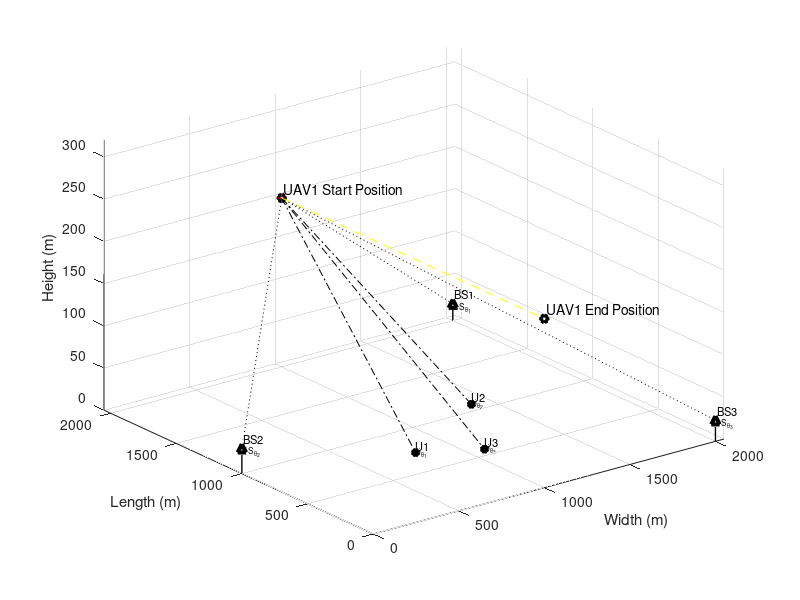

Source code (MATLAB): (Note: this script raises an error after producing the figure.)
clc;
clear variables;
close all;

%% Simulation Environment

enWidth = 2000;             % Simulation Environment Width (X axis)
enLength = 2000;            % Simulation Environment Length (Y axis)
enHeight = 320;             % Simulation Environment Height (Z axis)
maxHeighUAV = 300;          % Maximum Height of UAV
minHeighUAV = 50;           % Minimum Height of UAV
noUsers = 3;                % Number of Users
noBS = 3;                   % Number of Base Sations
noUAV = 1;                  % Number of UAVs

%% Users, Base Sataions and UAV Position

% UAV Position
for i=1:noUAV
    xUAV_S(i) = 1000;       % UAV position in X axis
    yUAV_S(i) = enLength;      % UAV position in Y axis
    zUAV_S(i) = 200;%randi([minHeighUAV,maxHeighUAV]);   % UAV position in Z axis
end

% UAV End Position
for i=1:noUAV
    xUAV_E(i) = 1000;       % UAV position in X axis
    yUAV_E(i) = 0;      % UAV position in Y axis
    zUAV_E(i) = 200;%randi([minHeighUAV,maxHeighUAV]);   % UAV position in Z axis
end

% UAV Position
for i=1:noUAV
    xUAV(i) = 1000;       % UAV position in X axis
    yUAV(i) = enLength;      % UAV position in Y axis
    zUAV(i) = zUAV_S(i);   % UAV position in Z axis
end

% BS positions
xBS = [2000,0,2000];
yBS = [2000,1000,0];
zBS = [20, 30, 25];

% Users' posision
for i=1:noUsers
    xUser(i) = randi([enWidth/4, 3*enWidth/4]);      % User position in X axis
    yUser(i) = randi([enLength/4, 3*enLength/4]);     % User position in Y axis
    zUser(i) = 0;                   % User position in Z axis = 0
end

%% Figure Plot in Initial State

% User plotting
figure,
userPlot = plot3(xUser,yUser,zUser,'k*','linewidth',3); hold on;
for o=1:noUsers
    textUsers(o) = text(xUser(o)-10,yUser(o)-10,zUser(o)+10,['U',num2str(o)],'FontSize', 8);
    textUsAngle(o) = text(xUser(o)+10,yUser(o)+10,['U_{\theta_{',num2str(o),'}}'],'FontSize', 6);
end

% UAVs Plotting
plot3(xUAV_S, yUAV_S, zUAV_S, 'kh','linewidth', 3);
for o=1:noUAV
    text(xUAV_S(o) + 20, yUAV_S(o) + 10, zUAV_S(o) + 10,['UAV',num2str(o),' Start Position']);
end

plot3(xUAV_E, yUAV_E, zUAV_E, 'kh','linewidth', 3);
for o=1:noUAV
    text(xUAV_E(o) + 20, yUAV_E(o) + 10, zUAV_E(o) + 10,['UAV',num2str(o),' End Position']);
end

% BSs Plotting
plot3(xBS, yBS, zBS, 'k^','linewidth', 3);
for o=1:noBS
    plot3([xBS(o) xBS(o)], [yBS(o) yBS(o)],[zBS(o) 0], 'k-','linewidth', 1); drawnow
    text(xBS(o) + 20, yBS(o) + 10, zBS(o) + 10,['BS', num2str(o)],'FontSize', 8);
    textBSAngle(o) = text(xBS(o)+10,yBS(o)+10,zBS(o)-5,['BS_{\theta_{',num2str(o),'}}'],'FontSize', 6);
end

% Plotting LoS Channel between BSs and UAVs
for i = 1:noUAV
    for directBS = 1:noBS
        plot3([xUAV(i) xBS(directBS)], [yUAV(i) yBS(directBS)],[zUAV(i) zBS(directBS)], 'k:','linewidth', 0.5); drawnow
    end
end



% Plotting LoS Channel between users and UAVs
for i = 1:noUAV
    for directUsers = 1:noUsers
        plot3([xUAV(i) xUser(directUsers)], [yUAV(i) yUser(directUsers)],[zUAV(i) zUser(directUsers)], 'k-.','linewidth', 0.5); drawnow
    end
end

% Plotting UAV default path
for i = 1:noUAV
    plot3([xUAV_S(i) xUAV_E(i)], [yUAV_S(i) yUAV_E(i)],[zUAV_S(i) zUAV_E(i)], 'y--','linewidth', 0.5); drawnow
end

mx = (zUAV_S - zUAV_E)/(yUAV_S - yUAV_E);
c = zUAV_S - mx*yUAV_S;

%eqY = m*x + c;

% 3D Plot labels
xlim([0 2050])
ylim([0 2050])
zlim([0 320])
xlabel('Width (m)');
ylabel('Length (m)');
zlabel('Height (m)');
grid on; hold on; drawnow

index = 1;

%% Information for path loss model

eta = 2.5;              % Path Loss Component
b_0dB = -50;            % Reference Channel Gain in dB
b_0 = db2pow(b_0dB);    % Reference Channel Gain in linear scale
k = 0.01;               % Additional attenuation for NLoS

%% Infromation for Rician Fading Model

% Rician factor
K_min = 4;      % K_min value in dB
K_max = 12;     % K_max value in dB

A1 = db2pow(K_min);
A2 = (2/pi)*log((db2pow(K_max))/A1);

%N = 10^5;
g = sqrt(1/2)*(randn(1,1)+1i*randn(1,1));

%% Simulation

for j = enLength:-100:0
    for i=1:noUAV
        zUAV(i) = mx*j + c;
        yUAV(i) = j;
        plot3(xUAV(i),  yUAV(i),  zUAV(i), 'r+','linewidth', 0.5);hold on;

        % LoS distance between UAVs and BSs
        for bm=1:noBS
            groundDisUAV_BS(i,bm) = sqrt((xUAV(i)-xBS(bm))^2 + (yUAV(i)-yBS(bm))^2);
            DisUAV_BS(i,bm) = sqrt(groundDisUAV_BS(i,bm)^2 + (zBS(bm)-zUAV(i))^2);
            
            % Elavation Angle in radiant between UAVs and BS
            angleUAV_BS(i,bm) = atan(abs(zBS(bm)-zUAV(i))/groundDisUAV_BS(i,bm))*(180/pi);
            
            PLoS_BS(index,i,bm) = 1/(1+(10*exp(-0.6*(angleUAV_BS(i,bm)-10))));
            
            pow_LoS_BS = b_0*(DisUAV_BS(i,bm)^(-eta));
            pow_NLoS_BS = k*b_0*(DisUAV_BS(i,bm)^(-eta));
            Ch_pow_LoS_BS(index,i,bm) = pow2db(pow_LoS_BS); 
            Ch_pow_NLoS_BS(index,i,bm) = pow2db(pow_NLoS_BS);
            
            % Expected Path Loss Channel gain
            E_bd_BS = PLoS_BS(index,i,bm)*pow_LoS_BS + (1 - PLoS_BS(index,i,bm))*pow_NLoS_BS;
            E_bd_dB_BS(index,i,bm) = pow2db(E_bd_BS); % in dB
            
            % Angle depend rician factor
            K_UAV_BS(i,bm) = A1*exp(A2*angleUAV_BS(i,bm)*(pi/180));
            
            g_UAV_BS(i,bm) = sqrt(K_UAV_BS(i,bm)/(1+K_UAV_BS(i,bm)))*g + sqrt(1/(1+K_UAV_BS(i,bm)))*g;
            
            h_UAV_BS(index,i,bm) = sqrt(pow_LoS_BS)*g_UAV_BS(i,bm);
            
            h_UAV_BS_dB(index,i,bm) = pow2db(abs(h_UAV_BS(index,i,bm))^2);
            
        end
        
        % LoS distance between UAVs and Users
        for m=1:noUsers
            groundDisUAV_User(i,m) = sqrt((xUAV(i)-xUser(m))^2 + (yUAV(i)-yUser(m))^2);
            DisUAV_User(i,m) = sqrt(groundDisUAV_User(i,m)^2 + zUAV(i)^2);
            
            % Elavation Angle in radiant between UAVs and Users
            angleUAV_User(i,m) = atan(zUAV(i)/groundDisUAV_User(i,m))*(180/pi);
            
            
            PLoS(index,i,m) = 1/(1+(10*exp(-0.6*(angleUAV_User(i,m)-10))));
            
            pow_LoS = b_0*(DisUAV_User(i,m)^(-eta));
            pow_NLoS = k*b_0*(DisUAV_User(i,m)^(-eta));
            Ch_pow_LoS(index,i,m) = pow2db(pow_LoS); 
            Ch_pow_NLoS(index,i,m) = pow2db(pow_NLoS);
            
            % Expected Path Loss Channel gain
            E_bd = PLoS(index,i,m)*pow_LoS + (1 - PLoS(index,i,m))*pow_NLoS;
            E_bd_dB(index,i,m) = pow2db(E_bd); % in dB
            
            
            % Angle depend rician factor
            K_UAV_User(i,m) = A1*exp(A2*angleUAV_User(i,m)*(pi/180));
            
            g_UAV_User(i,m) = sqrt(K_UAV_User(i,m)/(1+K_UAV_User(i,m)))*g + sqrt(1/(1+K_UAV_User(i,m)))*g;
            
            h_UAV_Users(index,i,m) = sqrt(pow_LoS)*g_UAV_User(i,m);
            
            h_UAV_Users_dB(index,i,m) = pow2db(abs(h_UAV_Users(index,i,m))^2);
           
        end
        
        % Power coefficeints calculation for users
        [pow_coef_array_ch(index,:), pow_coef_array_fr(index,:)] = findPowCoeff(abs(h_UAV_Users(index,i,:)),noUsers);
        
        % Achievable Rate Calculations for Users
        [achievableRate_ch(index,:), achievableRate_fr(index,:)] = findAchievableRate(h_UAV_Users(index,i,:),pow_coef_array_ch(index,:),pow_coef_array_fr(index,:),noUsers);
        
        % Achievable Rate Calculations for BSs
        achievableRate_BS(index,:) = findAchievableRate_BS(h_UAV_BS(index,i,:),noBS);
        
        % Achievable Rate Calculations for Users in SWIPT model
        [achievableRate_ch_SWIPT(index,:), achievableRate_fr_SWIPT(index,:)] = findAchievableRate_SWIPT(h_UAV_Users(index,i,:),h_UAV_BS(index,i,:),pow_coef_array_ch(index,:),pow_coef_array_fr(index,:),noUsers);
        
        minRate = min(achievableRate_ch(index,:))
        if index>1 && index<21
            updatedPosition = positionUpdate_FA(xUAV(i),yUAV(i),zUAV(i),minRate,noUsers,xUser,yUser,g);
            % updatedPosition = positionUpdate_PSO_selfcode(xUAV(i),yUAV(i),zUAV(i),minRate,noUsers,xUser,yUser,g);
            
            up_xUAV(index,i) = xUAV(i) + updatedPosition.position(1);
            up_zUAV(index,i) = zUAV(i) + updatedPosition.position(2);
            up_yUAV(index,i) = yUAV(i);
        else
            up_xUAV(index,i) = xUAV(i);
            up_yUAV(index,i) = yUAV(i);
            up_zUAV(index,i) = zUAV(i);
        end
        plot3(up_xUAV(index,i),  up_yUAV(index,i),  up_zUAV(index,i), 'gh','linewidth', 0.5);hold on;
        
        if index>1 
            plot3([up_xUAV(index-1,i) up_xUAV(index,i)], [up_yUAV(index-1,i) up_yUAV(index,i)],[up_zUAV(index-1,i) up_zUAV(index,i)], 'g--','linewidth', 0.5); drawnow
        end
       % updatedPosition.minRate
        % LoS distance between UAVs and BSs
        for bm=1:noBS
            groundDisUAV_BS_Up(i,bm) = sqrt((up_xUAV(index,i)-xBS(bm))^2 + (up_yUAV(index,i)-yBS(bm))^2);
            DisUAV_BS_Up(i,bm) = sqrt(groundDisUAV_BS_Up(i,bm)^2 + (zBS(bm)-up_zUAV(index,i))^2);
            
            % Elavation Angle in radiant between UAVs and Users
            angleUAV_BS_Up(i,bm) = atan(abs(zBS(bm)-up_zUAV(index,i))/groundDisUAV_BS_Up(i,bm))*(180/pi);
            
            PLoS_BS_Up(index,i,bm) = 1/(1+(10*exp(-0.6*(angleUAV_BS_Up(i,bm)-10))));
            
            pow_LoS_BS_Up = b_0*(DisUAV_BS_Up(i,bm)^(-eta));
            pow_NLoS_BS_Up = k*b_0*(DisUAV_BS_Up(i,bm)^(-eta));
            Ch_pow_LoS_BS_Up(index,i,bm) = pow2db(pow_LoS_BS_Up); 
            Ch_pow_NLoS_BS_Up(index,i,bm) = pow2db(pow_NLoS_BS_Up);
            
            % Expected Path Loss Channel gain
            E_bd_BS_Up = PLoS_BS_Up(index,i,bm)*pow_LoS_BS_Up + (1 - PLoS_BS_Up(index,i,bm))*pow_NLoS_BS_Up;
            E_bd_dB_BS_Up(index,i,bm) = pow2db(E_bd_BS_Up); % in dB
            
            % Angle depend rician factor
            K_UAV_BS_Up(i,bm) = A1*exp(A2*angleUAV_BS_Up(i,bm)*(pi/180));
            
            g_UAV_BS_Up(i,bm) = sqrt(K_UAV_BS_Up(i,bm)/(1+K_UAV_BS_Up(i,bm)))*g + sqrt(1/(1+K_UAV_BS_Up(i,bm)))*g;
            
            h_UAV_BS_Up(index,i,bm) = sqrt(pow_LoS_BS_Up)*g_UAV_BS_Up(i,bm);
            
            h_UAV_BS_dB_Up(index,i,bm) = pow2db(abs(h_UAV_BS_Up(index,i,bm))^2);
            
        end
        
        % LoS distance between UAVs and Users
        for m=1:noUsers
            groundDisUAV_User_Up(i,m) = sqrt((up_xUAV(index,i)-xUser(m))^2 + (up_yUAV(index,i)-yUser(m))^2);
            DisUAV_User_Up(i,m) = sqrt(groundDisUAV_User_Up(i,m)^2 + up_zUAV(index,i)^2);
            
            % Elavation Angle in radiant between UAVs and Users
            angleUAV_User_Up(i,m) = atan(up_zUAV(index,i)/groundDisUAV_User_Up(i,m))*(180/pi);
            
            
            PLoS_Up(index,i,m) = 1/(1+(10*exp(-0.6*(angleUAV_User_Up(i,m)-10))));
            
            pow_LoS_Up = b_0*(DisUAV_User_Up(i,m)^(-eta));
            pow_NLoS_Up = k*b_0*(DisUAV_User_Up(i,m)^(-eta));
            Ch_pow_LoS_Up(index,i,m) = pow2db(pow_LoS_Up); 
            Ch_pow_NLoS_Up(index,i,m) = pow2db(pow_NLoS_Up);
            
            % Expected Path Loss Channel gain
            E_bd_Up = PLoS_Up(index,i,m)*pow_LoS_Up + (1 - PLoS_Up(index,i,m))*pow_NLoS_Up;
            E_bd_dB_Up(index,i,m) = pow2db(E_bd_Up); % in dB
            
            
            % Angle depend rician factor
            K_UAV_User_Up(i,m) = A1*exp(A2*angleUAV_User_Up(i,m)*(pi/180));
            
            g_UAV_User_Up(i,m) = sqrt(K_UAV_User_Up(i,m)/(1+K_UAV_User_Up(i,m)))*g + sqrt(1/(1+K_UAV_User_Up(i,m)))*g;
            
            h_UAV_Users_Up(index,i,m) = sqrt(pow_LoS_Up)*g_UAV_User_Up(i,m);
            
            h_UAV_Users_dB_Up(index,i,m) = pow2db(abs(h_UAV_Users_Up(index,i,m))^2);
           
        end
%         %%%%%%%%%%%%%%%%%%%%%%%%%%%%%%%%%%%%%%%%%%%%%%%%%%%%%%%%%%%%%%%%%%%%%%%%%%%%%%%%%%%%%%%%%%%%%%%%%%
%         minRate_SWIPT = min(achievableRate_ch_SWIPT(index,:))
%         if index>1 && index<21
%             updatedPosition_SWIPT = positionUpdate_PSO_SWIPT(xUAV(i),yUAV(i),zUAV(i),xBS,yBS,zBS,minRate,noUsers,xUser,yUser,g,noBS);
%             up_xUAV_SWIPT(index,i) = xUAV(i) + updatedPosition_SWIPT.position(1);
%             up_zUAV_SWIPT(index,i) = zUAV(i) + updatedPosition_SWIPT.position(2);
%             up_yUAV_SWIPT(index,i) = yUAV(i);
%         else
%             up_xUAV_SWIPT(index,i) = xUAV(i);
%             up_yUAV_SWIPT(index,i) = yUAV(i);
%             up_zUAV_SWIPT(index,i) = zUAV(i);
%         end
%         plot3(up_xUAV_SWIPT(index,i),  up_yUAV_SWIPT(index,i),  up_zUAV_SWIPT(index,i), 'gp','linewidth', 0.5);hold on;
%         
%         if index>1 
%             plot3([up_xUAV_SWIPT(index-1,i) up_xUAV_SWIPT(index,i)], [up_yUAV_SWIPT(index-1,i) up_yUAV_SWIPT(index,i)],[up_zUAV_SWIPT(index-1,i) up_zUAV_SWIPT(index,i)], 'm--','linewidth', 0.5); drawnow
%         end
%        % updatedPosition.minRate
%         % LoS distance between UAVs and BSs
%         for bm=1:noBS
%             groundDisUAV_BS_Up_SWIPT(i,bm) = sqrt((up_xUAV_SWIPT(index,i)-xBS(bm))^2 + (up_yUAV_SWIPT(index,i)-yBS(bm))^2);
%             DisUAV_BS_Up_SWIPT(i,bm) = sqrt(groundDisUAV_BS_Up_SWIPT(i,bm)^2 + (zBS(bm)-up_zUAV_SWIPT(index,i))^2);
%             
%             % Elavation Angle in radiant between UAVs and Users
%             angleUAV_BS_Up_SWIPT(i,bm) = atan(abs(zBS(bm)-up_zUAV_SWIPT(index,i))/groundDisUAV_BS_Up_SWIPT(i,bm))*(180/pi);
%             
%             PLoS_BS_Up_SWIPT(index,i,bm) = 1/(1+(10*exp(-0.6*(angleUAV_BS_Up_SWIPT(i,bm)-10))));
%             
%             pow_LoS_BS_Up_SWIPT = b_0*(DisUAV_BS_Up_SWIPT(i,bm)^(-eta));
%             pow_NLoS_BS_Up_SWIPT = k*b_0*(DisUAV_BS_Up_SWIPT(i,bm)^(-eta));
%             Ch_pow_LoS_BS_Up_SWIPT(index,i,bm) = pow2db(pow_LoS_BS_Up_SWIPT); 
%             Ch_pow_NLoS_BS_Up_SWIPT(index,i,bm) = pow2db(pow_NLoS_BS_Up_SWIPT);
%             
%             % Expected Path Loss Channel gain
%             E_bd_BS_Up_SWIPT = PLoS_BS_Up_SWIPT(index,i,bm)*pow_LoS_BS_Up_SWIPT + (1 - PLoS_BS_Up_SWIPT(index,i,bm))*pow_NLoS_BS_Up_SWIPT;
%             E_bd_dB_BS_Up_SWIPT(index,i,bm) = pow2db(E_bd_BS_Up_SWIPT); % in dB
%             
%             % Angle depend rician factor
%             K_UAV_BS_Up_SWIPT(i,bm) = A1*exp(A2*angleUAV_BS_Up_SWIPT(i,bm)*(pi/180));
%             
%             g_UAV_BS_Up_SWIPT(i,bm) = sqrt(K_UAV_BS_Up_SWIPT(i,bm)/(1+K_UAV_BS_Up_SWIPT(i,bm)))*g + sqrt(1/(1+K_UAV_BS_Up_SWIPT(i,bm)))*g;
%             
%             h_UAV_BS_Up_SWIPT(index,i,bm) = sqrt(pow_LoS_BS_Up_SWIPT)*g_UAV_BS_Up_SWIPT(i,bm);
%             
%             h_UAV_BS_dB_Up_SWIPT(index,i,bm) = pow2db(abs(h_UAV_BS_Up_SWIPT(index,i,bm))^2);
%             
%         end
%         
%         % LoS distance between UAVs and Users
%         for m=1:noUsers
%             groundDisUAV_User_Up_SWIPT(i,m) = sqrt((up_xUAV_SWIPT(index,i)-xUser(m))^2 + (up_yUAV_SWIPT(index,i)-yUser(m))^2);
%             DisUAV_User_Up_SWIPT(i,m) = sqrt(groundDisUAV_User_Up_SWIPT(i,m)^2 + up_zUAV_SWIPT(index,i)^2);
%             
%             % Elavation Angle in radiant between UAVs and Users
%             angleUAV_User_Up_SWIPT(i,m) = atan(up_zUAV_SWIPT(index,i)/groundDisUAV_User_Up_SWIPT(i,m))*(180/pi);
%             
%             
%             PLoS_Up_SWIPT(index,i,m) = 1/(1+(10*exp(-0.6*(angleUAV_User_Up_SWIPT(i,m)-10))));
%             
%             pow_LoS_Up_SWIPT = b_0*(DisUAV_User_Up_SWIPT(i,m)^(-eta));
%             pow_NLoS_Up_SWIPT = k*b_0*(DisUAV_User_Up_SWIPT(i,m)^(-eta));
%             Ch_pow_LoS_Up_SWIPT(index,i,m) = pow2db(pow_LoS_Up_SWIPT); 
%             Ch_pow_NLoS_Up_SWIPT(index,i,m) = pow2db(pow_NLoS_Up_SWIPT);
%             
%             % Expected Path Loss Channel gain
%             E_bd_Up_SWIPT = PLoS_Up_SWIPT(index,i,m)*pow_LoS_Up_SWIPT + (1 - PLoS_Up_SWIPT(index,i,m))*pow_NLoS_Up_SWIPT;
%             E_bd_dB_Up_SWIPT(index,i,m) = pow2db(E_bd_Up_SWIPT); % in dB
%             
%             
%             % Angle depend rician factor
%             K_UAV_User_Up_SWIPT(i,m) = A1*exp(A2*angleUAV_User_Up_SWIPT(i,m)*(pi/180));
%             
%             g_UAV_User_Up_SWIPT(i,m) = sqrt(K_UAV_User_Up_SWIPT(i,m)/(1+K_UAV_User_Up_SWIPT(i,m)))*g + sqrt(1/(1+K_UAV_User_Up_SWIPT(i,m)))*g;
%             
%             h_UAV_Users_Up_SWIPT(index,i,m) = sqrt(pow_LoS_Up_SWIPT)*g_UAV_User_Up_SWIPT(i,m);
%             
%             h_UAV_Users_dB_Up_SWIPT(index,i,m) = pow2db(abs(h_UAV_Users_Up_SWIPT(index,i,m))^2);
%            
%         end
% 
%         
%         
%         
%         %%%%%%%%%%%%%%%%%%%%%%%%%%%%%%%%%%%%%%%%%%%%%%%%%%%%%%%%%%%%%%%%%%%%%%%%%%%%%%%%%%%%%%%%%%%%%%%%%
        % Power coefficeints calculation for users
        [pow_coef_array_ch_Up(index,:), pow_coef_array_fr_Up(index,:)] = findPowCoeff(abs(h_UAV_Users_Up(index,i,:)),noUsers);
        
        % Achievable Rate Calculations for Users
        [achievableRate_ch_Up(index,:), achievableRate_fr_Up(index,:)] = findAchievableRate(h_UAV_Users_Up(index,i,:),pow_coef_array_ch_Up(index,:),pow_coef_array_fr_Up(index,:),noUsers);
        
        % Achievable Rate Calculations for BSs
        achievableRate_BS_Up(index,:) = findAchievableRate_BS(h_UAV_BS_Up(index,i,:),noBS);
        
        % Achievable Rate Calculations for Users in SWIPT model
        [achievableRate_ch_SWIPT_Up(index,:), achievableRate_fr_SWIPT_Up(index,:)] = findAchievableRate_SWIPT(h_UAV_Users_Up(index,i,:),h_UAV_BS_Up(index,i,:),pow_coef_array_ch_Up(index,:),pow_coef_array_fr_Up(index,:),noUsers);
        
        minAchRate(index) = min(achievableRate_ch(index,:));
        minAchRate_Up(index) = min(achievableRate_ch_Up(index,:));
        
        minAchRate_SWIPT(index) = min(achievableRate_ch_SWIPT(index,:));
        minAchRate_Up_SWIPT(index) = min(achievableRate_ch_SWIPT_Up(index,:));
        
        
%     
%         
%         %%%%%%%%%%%%%%%%%%%%%%%%%%%%%%%%%%%%%%%%%%%%%%%%%%%%%%%%%%%%%%%%%%%%%%%%%%%%%%%%%%%%%%%%%%%%%%%%%%%
%         
%         % Power coefficeints calculation for users
%         [pow_coef_array_ch_Up_SWIPT(index,:), pow_coef_array_fr_Up_SWIPT(index,:)] = findPowCoeff(abs(h_UAV_Users_Up_SWIPT(index,i,:)),noUsers);
%         
%         % Achievable Rate Calculations for Users
%         %[achievableRate_ch_Up_SWIPT(index,:), achievableRate_fr_Up_SWIPT(index,:)] = findAchievableRate(h_UAV_Users_Up_SWIPT(index,i,:),pow_coef_array_ch_Up_SWIPT(index,:),pow_coef_array_fr_Up_SWIPT(index,:),noUsers);
%         
%         % Achievable Rate Calculations for BSs
%         %achievableRate_BS_Up_SWIPT(index,:) = findAchievableRate_BS(h_UAV_BS_Up_SWIPT(index,i,:),noBS);
%         
%         % Achievable Rate Calculations for Users in SWIPT model
%         [achievableRate_ch_SWIPT_Up(index,:), achievableRate_fr_SWIPT_Up(index,:)] = findAchievableRate_SWIPT(h_UAV_Users_Up_SWIPT(index,i,:),h_UAV_BS_Up_SWIPT(index,i,:),pow_coef_array_ch_Up_SWIPT(index,:),pow_coef_array_fr_Up_SWIPT(index,:),noUsers);
%         
%         %%%%%%%%%%%%%%%%%%%%%%%%%%%%%%%%%%%%%%%%%%%%%%%%%%%%%%%%%%%%%%%%%%%%%%%%%%%%%%%%%%%%%%%%%%%%%%%%%%%
%         
%         minAchRate_SWIPT(index) = min(achievableRate_ch_SWIPT(index,:));
%         minAchRate_Up_SWIPT(index) = min(achievableRate_ch_SWIPT_Up(index,:));
%         
        
    end
    index = index +1;
end


%%%%%%%%%%%%%%%%%%%%%%%%%%%%%%%%%%%%%%%%%%%%%%%%%%%%%%%%%%%%%%%%%%%%
% PLoS for Users
steps = 1:21;
figure;
plot(steps,PLoS(:,1,1),'k--^','linewidth', 1);hold on;
plot(steps,PLoS(:,1,2),'k--square','linewidth', 1);
plot(steps,PLoS(:,1,3),'k--diamond','linewidth', 1);

title('Line of Sight Probablility between UAV and GUs in each Step')
xlabel('Steps')
ylabel('Probability')
xlim([1 21])
ylim([0 1])
legend('User 1', 'User 2', 'User 3');
grid on;


%%%%%%%%%%%%%%%%%%%%%%%%%%%%%%%%%%%%%%%%%%%%%%%%%%%%%%%%%%%%%%%%%%%%%%%%%%%
% PLoS for BSs
figure;
plot(steps,PLoS_BS(:,1,1),'k--o','linewidth', 1);hold on;
plot(steps,PLoS_BS(:,1,2),'k--*','linewidth', 1);
plot(steps,PLoS_BS(:,1,3),'k--x','linewidth', 1);

xlim([1 21])
ylim([0 0.2])
title('Line of Sight Probablility between UAV and BSs in each Step')
xlabel('Steps')
ylabel('Probability')
legend('BS 1', 'BS 2', 'BS 3');
grid on;

%%%%%%%%%%%%%%%%%%%%%%%%%%%%%%%%%%%%%%%%%%%%%%%%%%%%%%%%%%%%%%%%%%%%%%%%%%%%%%%%%%%%%%%%%%%%%%
% Channel power Users
figure;
% plot(steps,E_bd_dB(:,1,1),'m-^','linewidth', 1);hold on;
% plot(steps,E_bd_dB(:,1,2),'g-^','linewidth', 1);
% plot(steps,E_bd_dB(:,1,3),'c-^','linewidth', 1);

plot(steps,h_UAV_Users_dB(:,1,1),'k--^','linewidth', 1);hold on;
plot(steps,h_UAV_Users_dB(:,1,2),'k--square','linewidth', 1);
plot(steps,h_UAV_Users_dB(:,1,3),'k--diamond','linewidth', 1);

title('Rician Channel Power between UAV and GUs in each Step')
xlabel('Steps')
ylabel('Channel power in dB')
xlim([1 21])
%ylim([0 1])
legend('User 1', 'User 2', 'User 3');
grid on;

%%%%%%%%%%%%%%%%%%%%%%%%%%%%%%%%%%%%%%%%%%%%%%%%%%%%%%%%%%%%%%%%%%%%%%%%%%%%%%%%%%%%%%%%%%%%%%%%%%%%%%%%%%%%%%%%%%%%%%%%%%%%
% Channel power BSs
figure;

plot(steps,h_UAV_BS_dB(:,1,1),'k--o','linewidth', 1);hold on;
plot(steps,h_UAV_BS_dB(:,1,2),'k--*','linewidth', 1);
plot(steps,h_UAV_BS_dB(:,1,3),'k--x','linewidth', 1);

title('Rician Channel Power between UAV and BSs in each Step')
xlabel('Steps')
ylabel('Channel power in dB')
xlim([1 21])
%ylim([0 1])
legend('BS 1', 'BS 2', 'BS 3');
grid on;

%%%%%%%%%%%%%%%%%%%%%%%%%%%%%%%%%%%%%%%%%%%%%%%%%%%%%%%%%%%%%%%%%%%%%%%%%%%%%%%%%%%%%%%%%%%%%%%%%%%%%%%%%%%%%%%%%%%%%%%%%%%%%%%%%%%%%%%%%%%%%%
% Achievable rate for Users
figure;
plot(steps,achievableRate_ch(:,1),'c--^','linewidth', 1);hold on;
plot(steps,achievableRate_ch(:,2),'c--square','linewidth', 1);
plot(steps,achievableRate_ch(:,3),'c--diamond','linewidth', 1);

plot(steps,achievableRate_ch_Up(:,1),'y-^','linewidth', 1);hold on;
plot(steps,achievableRate_ch_Up(:,2),'y-square','linewidth', 1);
plot(steps,achievableRate_ch_Up(:,3),'y-diamond','linewidth', 1);

title('Achievable Rate for GUs in each Step (With Channel based Power Coefficeints)')
xlim([1 21])
%ylim([0 1])
xlabel('Steps')
ylabel('Achievable Rate in bps')
legend('User 1', 'User 2', 'User 3','User 1 (Optimized)', 'User 2 (Optimized)', 'User 3 (Optimized)');
grid on;
% 
% %%%%%%%%%%%%%%%%%%%%%%%%%%%%%%%%%%%%%%%%%%%%%%%%%%%%%%%%%%%%%%%%%%%%%%%%%%%%%%%%%%%%%%%%%%%%%%%%%%%%%%%%%%%%%%%%%%%%%%%%%%%%%%%%%%%%%%%%%%%
% figure
% plot(steps,achievableRate_fr(:,1),'m^--','linewidth', 1);hold on;
% plot(steps,achievableRate_fr(:,2),'g^--','linewidth', 1);
% plot(steps,achievableRate_fr(:,3),'c^--','linewidth', 1);
% 
% plot(steps,achievableRate_fr_Up(:,1),'b^-','linewidth', 1);hold on;
% plot(steps,achievableRate_fr_Up(:,2),'r^-','linewidth', 1);
% plot(steps,achievableRate_fr_Up(:,3),'k^-','linewidth', 1);
% 
% title('Achievable Rate for GUs in each Step (With Fraction value based Power Coefficeints)')
% xlim([1 21])
% %ylim([0 1])
% xlabel('Steps')
% ylabel('Achievable Rate in bps')
% legend('User 1', 'User 2', 'User 3','User 1 (Optimized)', 'User 2 (Optimized)', 'User 3 (Optimized)');
% grid on;
% 

%Achievable rate for BSs
figure;
plot(steps,achievableRate_BS(:,1),'c--o','linewidth', 1);hold on;
plot(steps,achievableRate_BS(:,2),'c--*','linewidth', 1);
plot(steps,achievableRate_BS(:,3),'c--x','linewidth', 1);

plot(steps,achievableRate_BS_Up(:,1),'y-o','linewidth', 1);hold on;
plot(steps,achievableRate_BS_Up(:,2),'y-*','linewidth', 1);
plot(steps,achievableRate_BS_Up(:,3),'y-x','linewidth', 1);

title('Achievable Rate for BSs in each Step (With Channel based Power Coefficeints)')
xlim([1 21])
%ylim([0 1])
legend('BS 1', 'BS 2', 'BS 3','BS 1 (Optimized)', 'BS 2 (Optimized)', 'BS 3 (Optimized)');
grid on;
% 
%%%%%%%%%%%%%%%%%%%%%%%%%%%%%%%%%%%%%%%%%%%%%%%%%%%%%%%%%%%%%%%%%%%%%%%%%%%%%%%%%%%%%%%%%%%

% Achievable rate for Users SWIPT Model
figure;
plot(steps,achievableRate_ch_SWIPT(:,1),'c--^','linewidth', 1);hold on;
plot(steps,achievableRate_ch_SWIPT(:,2),'c--square','linewidth', 1);
plot(steps,achievableRate_ch_SWIPT(:,3),'c--diamond','linewidth', 1);

plot(steps,achievableRate_ch_SWIPT_Up(:,1),'y-^','linewidth', 1);hold on;
plot(steps,achievableRate_ch_SWIPT_Up(:,2),'y-square','linewidth', 1);
plot(steps,achievableRate_ch_SWIPT_Up(:,3),'y-diamond','linewidth', 1);

title('Achievable Rate for GUs in each Step in SWIPT Model (With Channel based Power Coefficeints)')
xlim([1 21])
%ylim([0 1])
xlabel('Steps')
ylabel('Achievable Rate in bps')
legend('User 1', 'User 2', 'User 3','User 1 (Optimized)', 'User 2 (Optimized)', 'User 3 (Optimized)');
grid on;
% 
% %%%%%%%%%%%%%%%%%%%%%%%%%%%%%%%%%%%%%%%%%%%%%%%%%%%%%%%%%%%%%%%%%%%%%%%%%%%%%%%%%%%%%%%%%%%%%%%%%%%%%%%%%%%%
% figure;
% plot(steps,achievableRate_fr_SWIPT(:,1),'m^--','linewidth', 1);hold on;
% plot(steps,achievableRate_fr_SWIPT(:,2),'g^--','linewidth', 1);
% plot(steps,achievableRate_fr_SWIPT(:,3),'c^--','linewidth', 1);
% 
% plot(steps,achievableRate_fr_SWIPT_Up(:,1),'b^-','linewidth', 1);hold on;
% plot(steps,achievableRate_fr_SWIPT_Up(:,2),'r^-','linewidth', 1);
% plot(steps,achievableRate_fr_SWIPT_Up(:,3),'k^-','linewidth', 1);
% 
% title('Achievable Rate for GUs in each Step in SWIPT Model (With Fraction value based Power Coefficeints)')
% xlim([1 21])
% %ylim([0 1])
% xlabel('Steps')
% ylabel('Achievable Rate in bps')
% legend('User 1', 'User 2', 'User 3','User 1 (Optimized)', 'User 2 (Optimized)', 'User 3 (Optimized)');
% grid on;
% 
%%%%%%%%%%%%%%%%%%%%%%%%%%%%%%%%%%%%%%%%%%%%%%%%%%%%%%%%%%%%%%%%%%%%%%%%%%%%%%%%%%%%%%%%%%%
figure;
plot(steps,minAchRate(:),'g--<','linewidth', 1);hold on;

plot(steps,minAchRate_Up(:),'m-<','linewidth', 1);

title('Minimum Achievable Rate of Network in each Step (With Channel based based Power Coefficeints)')
xlim([1 21])
%ylim([0 1])
xlabel('Steps')
ylabel('Achievable Rate in bps')
legend('Minimum Rate (before Optimized)', 'Minimum Rate (After Optimized)');
grid on;


figure;
plot(steps,minAchRate_SWIPT(:),'g-->','linewidth', 1);hold on;

plot(steps,minAchRate_Up_SWIPT(:),'m->','linewidth', 1);

title('Minimum Achievable Rate of Network in each Step in SWIPT Model (With Channel based based Power Coefficeints)')
xlim([1 21])
%ylim([0 1])
xlabel('Steps')
ylabel('Achievable Rate in bps')
legend('Minimum Rate (before Optimized)', 'Minimum Rate (After Optimized)');
grid on;
